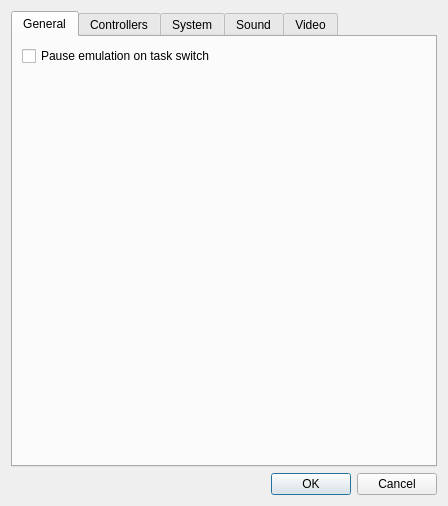
<?xml version="1.0" encoding="UTF-8"?>
<ui version="4.0">
 <class>EmulatorPrefsDialog</class>
 <widget class="QDialog" name="EmulatorPrefsDialog">
  <property name="geometry">
   <rect>
    <x>0</x>
    <y>0</y>
    <width>448</width>
    <height>506</height>
   </rect>
  </property>
  <property name="windowTitle">
   <string>Emulator Preferences</string>
  </property>
  <layout class="QGridLayout" name="gridLayout_8">
   <item row="0" column="0">
    <widget class="QTabWidget" name="tabWidget">
     <property name="currentIndex">
      <number>0</number>
     </property>
     <widget class="QWidget" name="general">
      <attribute name="title">
       <string>General</string>
      </attribute>
      <layout class="QFormLayout" name="formLayout_4">
       <item row="0" column="0">
        <widget class="QCheckBox" name="pauseOnTaskSwitch">
         <property name="text">
          <string>Pause emulation on task switch</string>
         </property>
        </widget>
       </item>
      </layout>
     </widget>
     <widget class="QWidget" name="nescontrollers">
      <attribute name="title">
       <string>Controllers</string>
      </attribute>
      <layout class="QVBoxLayout" name="verticalLayout_3">
       <property name="margin">
        <number>0</number>
       </property>
       <item>
        <layout class="QHBoxLayout" name="horizontalLayout">
         <property name="margin">
          <number>3</number>
         </property>
         <item>
          <widget class="QComboBox" name="controllerPortComboBox">
           <property name="editable">
            <bool>false</bool>
           </property>
           <item>
            <property name="text">
             <string>Controller Port 1</string>
            </property>
           </item>
           <item>
            <property name="text">
             <string>Controller Port 2</string>
            </property>
           </item>
          </widget>
         </item>
         <item>
          <widget class="QComboBox" name="controllerTypeComboBox">
           <item>
            <property name="text">
             <string>(Disconnected)</string>
            </property>
           </item>
           <item>
            <property name="text">
             <string>Standard Controller</string>
            </property>
           </item>
           <item>
            <property name="text">
             <string>Zapper</string>
            </property>
           </item>
           <item>
            <property name="text">
             <string>Vaus (Arkanoid)</string>
            </property>
           </item>
          </widget>
         </item>
        </layout>
       </item>
       <item>
        <widget class="QStackedWidget" name="controllerKeysStackedWidget">
         <property name="frameShape">
          <enum>QFrame::NoFrame</enum>
         </property>
         <property name="frameShadow">
          <enum>QFrame::Plain</enum>
         </property>
         <property name="currentIndex">
          <number>3</number>
         </property>
         <widget class="QWidget" name="noControllerPage"/>
         <widget class="QWidget" name="standardControllerPage">
          <layout class="QVBoxLayout" name="verticalLayout_4">
           <item>
            <widget class="QLabel" name="label">
             <property name="text">
              <string/>
             </property>
             <property name="pixmap">
              <pixmap resource="resource.qrc">:/resources/controller.png</pixmap>
             </property>
             <property name="alignment">
              <set>Qt::AlignCenter</set>
             </property>
            </widget>
           </item>
           <item>
            <layout class="QGridLayout" name="gridLayout">
             <item row="0" column="0">
              <widget class="QLabel" name="label_2">
               <property name="text">
                <string>Up</string>
               </property>
              </widget>
             </item>
             <item row="0" column="1">
              <widget class="QKeymapItemEdit" name="upKey">
               <property name="text">
                <string>W</string>
               </property>
               <property name="frame">
                <bool>true</bool>
               </property>
               <property name="echoMode">
                <enum>QLineEdit::Normal</enum>
               </property>
               <property name="alignment">
                <set>Qt::AlignCenter</set>
               </property>
               <property name="readOnly">
                <bool>false</bool>
               </property>
              </widget>
             </item>
             <item row="0" column="2">
              <widget class="QLabel" name="label_3">
               <property name="text">
                <string>Down</string>
               </property>
              </widget>
             </item>
             <item row="0" column="3">
              <widget class="QKeymapItemEdit" name="downKey">
               <property name="text">
                <string>S</string>
               </property>
               <property name="frame">
                <bool>true</bool>
               </property>
               <property name="echoMode">
                <enum>QLineEdit::Normal</enum>
               </property>
               <property name="alignment">
                <set>Qt::AlignCenter</set>
               </property>
               <property name="readOnly">
                <bool>false</bool>
               </property>
              </widget>
             </item>
             <item row="1" column="0">
              <widget class="QLabel" name="label_4">
               <property name="text">
                <string>Left</string>
               </property>
              </widget>
             </item>
             <item row="1" column="1">
              <widget class="QKeymapItemEdit" name="leftKey">
               <property name="text">
                <string>A</string>
               </property>
               <property name="frame">
                <bool>true</bool>
               </property>
               <property name="echoMode">
                <enum>QLineEdit::Normal</enum>
               </property>
               <property name="alignment">
                <set>Qt::AlignCenter</set>
               </property>
               <property name="readOnly">
                <bool>false</bool>
               </property>
              </widget>
             </item>
             <item row="1" column="2">
              <widget class="QLabel" name="label_5">
               <property name="text">
                <string>Right</string>
               </property>
              </widget>
             </item>
             <item row="1" column="3">
              <widget class="QKeymapItemEdit" name="rightKey">
               <property name="text">
                <string>D</string>
               </property>
               <property name="frame">
                <bool>true</bool>
               </property>
               <property name="echoMode">
                <enum>QLineEdit::Normal</enum>
               </property>
               <property name="alignment">
                <set>Qt::AlignCenter</set>
               </property>
               <property name="readOnly">
                <bool>false</bool>
               </property>
              </widget>
             </item>
             <item row="2" column="1">
              <widget class="QKeymapItemEdit" name="bKey">
               <property name="text">
                <string>.</string>
               </property>
               <property name="frame">
                <bool>true</bool>
               </property>
               <property name="echoMode">
                <enum>QLineEdit::Normal</enum>
               </property>
               <property name="alignment">
                <set>Qt::AlignCenter</set>
               </property>
               <property name="readOnly">
                <bool>false</bool>
               </property>
              </widget>
             </item>
             <item row="2" column="3">
              <widget class="QKeymapItemEdit" name="aKey">
               <property name="text">
                <string>/</string>
               </property>
               <property name="frame">
                <bool>true</bool>
               </property>
               <property name="echoMode">
                <enum>QLineEdit::Normal</enum>
               </property>
               <property name="alignment">
                <set>Qt::AlignCenter</set>
               </property>
               <property name="readOnly">
                <bool>false</bool>
               </property>
              </widget>
             </item>
             <item row="2" column="0">
              <widget class="QLabel" name="label_6">
               <property name="text">
                <string>B</string>
               </property>
              </widget>
             </item>
             <item row="2" column="2">
              <widget class="QLabel" name="label_7">
               <property name="text">
                <string>A</string>
               </property>
              </widget>
             </item>
             <item row="3" column="0">
              <widget class="QLabel" name="label_8">
               <property name="text">
                <string>Select</string>
               </property>
              </widget>
             </item>
             <item row="3" column="2">
              <widget class="QLabel" name="label_9">
               <property name="text">
                <string>Start</string>
               </property>
              </widget>
             </item>
             <item row="3" column="1">
              <widget class="QKeymapItemEdit" name="selectKey">
               <property name="text">
                <string>[</string>
               </property>
               <property name="frame">
                <bool>true</bool>
               </property>
               <property name="echoMode">
                <enum>QLineEdit::Normal</enum>
               </property>
               <property name="alignment">
                <set>Qt::AlignCenter</set>
               </property>
               <property name="readOnly">
                <bool>false</bool>
               </property>
              </widget>
             </item>
             <item row="3" column="3">
              <widget class="QKeymapItemEdit" name="startKey">
               <property name="text">
                <string>]</string>
               </property>
               <property name="frame">
                <bool>true</bool>
               </property>
               <property name="echoMode">
                <enum>QLineEdit::Normal</enum>
               </property>
               <property name="alignment">
                <set>Qt::AlignCenter</set>
               </property>
               <property name="readOnly">
                <bool>false</bool>
               </property>
              </widget>
             </item>
            </layout>
           </item>
           <item>
            <spacer name="verticalSpacer">
             <property name="orientation">
              <enum>Qt::Vertical</enum>
             </property>
             <property name="sizeHint" stdset="0">
              <size>
               <width>20</width>
               <height>40</height>
              </size>
             </property>
            </spacer>
           </item>
          </layout>
         </widget>
         <widget class="QWidget" name="zapperPage">
          <layout class="QGridLayout" name="gridLayout_12">
           <item row="0" column="0">
            <layout class="QHBoxLayout" name="horizontalLayout_3"/>
           </item>
           <item row="2" column="0">
            <layout class="QGridLayout" name="gridLayout_10">
             <item row="0" column="0">
              <widget class="QGroupBox" name="groupBox_5">
               <property name="title">
                <string>Trigger</string>
               </property>
               <layout class="QGridLayout" name="gridLayout_11">
                <item row="0" column="0">
                 <widget class="QLabel" name="label_21">
                  <property name="text">
                   <string>Key</string>
                  </property>
                 </widget>
                </item>
                <item row="0" column="1">
                 <widget class="QKeymapItemEdit" name="triggerKeyZapper">
                  <property name="text">
                   <string/>
                  </property>
                  <property name="frame">
                   <bool>true</bool>
                  </property>
                  <property name="echoMode">
                   <enum>QLineEdit::Normal</enum>
                  </property>
                  <property name="alignment">
                   <set>Qt::AlignCenter</set>
                  </property>
                  <property name="readOnly">
                   <bool>false</bool>
                  </property>
                 </widget>
                </item>
                <item row="1" column="0" colspan="2">
                 <widget class="QCheckBox" name="mouseFiresZapper">
                  <property name="text">
                   <string>Mouse Buttons</string>
                  </property>
                 </widget>
                </item>
               </layout>
              </widget>
             </item>
            </layout>
           </item>
           <item row="1" column="0">
            <spacer name="verticalSpacer_2">
             <property name="orientation">
              <enum>Qt::Vertical</enum>
             </property>
             <property name="sizeHint" stdset="0">
              <size>
               <width>20</width>
               <height>40</height>
              </size>
             </property>
            </spacer>
           </item>
          </layout>
         </widget>
         <widget class="QWidget" name="vausPage">
          <layout class="QGridLayout" name="gridLayout_9">
           <item row="0" column="0">
            <layout class="QGridLayout" name="gridLayout_15">
             <item row="0" column="0" rowspan="3">
              <widget class="QLabel" name="label_17">
               <property name="text">
                <string/>
               </property>
               <property name="pixmap">
                <pixmap resource="resource.qrc">:/resources/vaus.png</pixmap>
               </property>
              </widget>
             </item>
             <item row="2" column="1">
              <widget class="QGroupBox" name="groupBox_3">
               <property name="title">
                <string>Trigger</string>
               </property>
               <layout class="QGridLayout" name="gridLayout_6">
                <item row="0" column="0">
                 <widget class="QLabel" name="label_18">
                  <property name="text">
                   <string>Key</string>
                  </property>
                 </widget>
                </item>
                <item row="0" column="1">
                 <widget class="QKeymapItemEdit" name="triggerKeyVaus">
                  <property name="text">
                   <string/>
                  </property>
                  <property name="frame">
                   <bool>true</bool>
                  </property>
                  <property name="echoMode">
                   <enum>QLineEdit::Normal</enum>
                  </property>
                  <property name="alignment">
                   <set>Qt::AlignCenter</set>
                  </property>
                  <property name="readOnly">
                   <bool>false</bool>
                  </property>
                 </widget>
                </item>
                <item row="1" column="0" colspan="2">
                 <widget class="QCheckBox" name="mouseFiresVaus">
                  <property name="text">
                   <string>Mouse Buttons</string>
                  </property>
                 </widget>
                </item>
               </layout>
              </widget>
             </item>
             <item row="0" column="1">
              <widget class="QGroupBox" name="groupBox_4">
               <property name="title">
                <string>Knob</string>
               </property>
               <layout class="QGridLayout" name="gridLayout_7">
                <item row="0" column="0" colspan="2">
                 <widget class="QLabel" name="label_19">
                  <property name="text">
                   <string>Counter-clockwise</string>
                  </property>
                 </widget>
                </item>
                <item row="0" column="2">
                 <widget class="QKeymapItemEdit" name="ccwKeyVaus">
                  <property name="text">
                   <string/>
                  </property>
                  <property name="frame">
                   <bool>true</bool>
                  </property>
                  <property name="echoMode">
                   <enum>QLineEdit::Normal</enum>
                  </property>
                  <property name="alignment">
                   <set>Qt::AlignCenter</set>
                  </property>
                  <property name="readOnly">
                   <bool>false</bool>
                  </property>
                 </widget>
                </item>
                <item row="1" column="0" rowspan="2" colspan="2">
                 <widget class="QLabel" name="label_20">
                  <property name="text">
                   <string>Clockwise</string>
                  </property>
                 </widget>
                </item>
                <item row="1" column="2" rowspan="2">
                 <widget class="QKeymapItemEdit" name="cwKeyVaus">
                  <property name="text">
                   <string/>
                  </property>
                  <property name="frame">
                   <bool>true</bool>
                  </property>
                  <property name="echoMode">
                   <enum>QLineEdit::Normal</enum>
                  </property>
                  <property name="alignment">
                   <set>Qt::AlignCenter</set>
                  </property>
                  <property name="readOnly">
                   <bool>false</bool>
                  </property>
                 </widget>
                </item>
                <item row="3" column="0" colspan="3">
                 <widget class="QCheckBox" name="mouseMovesVaus">
                  <property name="text">
                   <string>Mouse Movements</string>
                  </property>
                 </widget>
                </item>
               </layout>
              </widget>
             </item>
             <item row="1" column="1">
              <widget class="QGroupBox" name="groupBox_6">
               <property name="title">
                <string>Trim Pot</string>
               </property>
               <layout class="QGridLayout" name="gridLayout_13">
                <item row="0" column="0">
                 <widget class="QDial" name="trimPotVaus">
                  <property name="minimum">
                   <number>13</number>
                  </property>
                  <property name="maximum">
                   <number>92</number>
                  </property>
                  <property name="orientation">
                   <enum>Qt::Horizontal</enum>
                  </property>
                  <property name="invertedAppearance">
                   <bool>false</bool>
                  </property>
                  <property name="invertedControls">
                   <bool>false</bool>
                  </property>
                  <property name="wrapping">
                   <bool>false</bool>
                  </property>
                  <property name="notchesVisible">
                   <bool>true</bool>
                  </property>
                 </widget>
                </item>
                <item row="1" column="0">
                 <widget class="QLineEdit" name="trimPotValueVaus"/>
                </item>
               </layout>
              </widget>
             </item>
            </layout>
           </item>
          </layout>
         </widget>
        </widget>
       </item>
      </layout>
     </widget>
     <widget class="QWidget" name="nessystem">
      <attribute name="title">
       <string>System</string>
      </attribute>
      <layout class="QFormLayout" name="formLayout">
       <item row="0" column="0">
        <widget class="QLabel" name="label_10">
         <property name="text">
          <string>TV Standard:</string>
         </property>
        </widget>
       </item>
       <item row="0" column="1">
        <widget class="QComboBox" name="tvStandard">
         <item>
          <property name="text">
           <string>NTSC</string>
          </property>
         </item>
         <item>
          <property name="text">
           <string>PAL</string>
          </property>
         </item>
        </widget>
       </item>
       <item row="1" column="0" colspan="2">
        <widget class="QCheckBox" name="pauseOnKIL">
         <property name="text">
          <string>Pause emulator on KIL opcodes</string>
         </property>
        </widget>
       </item>
      </layout>
     </widget>
     <widget class="QWidget" name="nessound">
      <attribute name="title">
       <string>Sound</string>
      </attribute>
      <layout class="QGridLayout" name="gridLayout_2">
       <item row="0" column="0" colspan="2">
        <widget class="QGroupBox" name="groupBox">
         <property name="title">
          <string>Channel Enables</string>
         </property>
         <layout class="QGridLayout" name="gridLayout_3">
          <item row="0" column="0">
           <widget class="QCheckBox" name="square1">
            <property name="text">
             <string>Square 1</string>
            </property>
           </widget>
          </item>
          <item row="0" column="1">
           <widget class="QCheckBox" name="square2">
            <property name="text">
             <string>Square 2</string>
            </property>
           </widget>
          </item>
          <item row="0" column="2">
           <widget class="QCheckBox" name="triangle">
            <property name="text">
             <string>Triangle</string>
            </property>
           </widget>
          </item>
          <item row="0" column="3">
           <widget class="QCheckBox" name="noise">
            <property name="text">
             <string>Noise</string>
            </property>
           </widget>
          </item>
          <item row="0" column="4">
           <widget class="QCheckBox" name="dmc">
            <property name="text">
             <string>DMC</string>
            </property>
           </widget>
          </item>
         </layout>
        </widget>
       </item>
       <item row="1" column="0" colspan="2">
        <widget class="QGroupBox" name="groupBox_2">
         <property name="title">
          <string>Equalizer</string>
         </property>
         <layout class="QGridLayout" name="gridLayout_4">
          <item row="1" column="0">
           <widget class="QSlider" name="square1Eq">
            <property name="maximum">
             <number>100</number>
            </property>
            <property name="sliderPosition">
             <number>50</number>
            </property>
            <property name="orientation">
             <enum>Qt::Vertical</enum>
            </property>
            <property name="tickPosition">
             <enum>QSlider::TicksBothSides</enum>
            </property>
            <property name="tickInterval">
             <number>50</number>
            </property>
           </widget>
          </item>
          <item row="1" column="1">
           <widget class="QSlider" name="square2Eq">
            <property name="maximum">
             <number>100</number>
            </property>
            <property name="value">
             <number>50</number>
            </property>
            <property name="orientation">
             <enum>Qt::Vertical</enum>
            </property>
            <property name="tickPosition">
             <enum>QSlider::TicksBothSides</enum>
            </property>
            <property name="tickInterval">
             <number>50</number>
            </property>
           </widget>
          </item>
          <item row="1" column="2">
           <widget class="QSlider" name="triangleEq">
            <property name="maximum">
             <number>100</number>
            </property>
            <property name="value">
             <number>50</number>
            </property>
            <property name="orientation">
             <enum>Qt::Vertical</enum>
            </property>
            <property name="tickPosition">
             <enum>QSlider::TicksBothSides</enum>
            </property>
            <property name="tickInterval">
             <number>50</number>
            </property>
           </widget>
          </item>
          <item row="1" column="3">
           <widget class="QSlider" name="noiseEq">
            <property name="maximum">
             <number>100</number>
            </property>
            <property name="value">
             <number>50</number>
            </property>
            <property name="orientation">
             <enum>Qt::Vertical</enum>
            </property>
            <property name="tickPosition">
             <enum>QSlider::TicksBothSides</enum>
            </property>
            <property name="tickInterval">
             <number>50</number>
            </property>
           </widget>
          </item>
          <item row="1" column="4">
           <widget class="QSlider" name="dmcEq">
            <property name="maximum">
             <number>100</number>
            </property>
            <property name="value">
             <number>50</number>
            </property>
            <property name="orientation">
             <enum>Qt::Vertical</enum>
            </property>
            <property name="tickPosition">
             <enum>QSlider::TicksBothSides</enum>
            </property>
            <property name="tickInterval">
             <number>50</number>
            </property>
           </widget>
          </item>
          <item row="0" column="0">
           <widget class="QLabel" name="label_11">
            <property name="text">
             <string>Square 1</string>
            </property>
           </widget>
          </item>
          <item row="0" column="1">
           <widget class="QLabel" name="label_12">
            <property name="text">
             <string>Square 2</string>
            </property>
           </widget>
          </item>
          <item row="0" column="2">
           <widget class="QLabel" name="label_13">
            <property name="text">
             <string>Triangle</string>
            </property>
           </widget>
          </item>
          <item row="0" column="3">
           <widget class="QLabel" name="label_14">
            <property name="text">
             <string>Noise</string>
            </property>
           </widget>
          </item>
          <item row="0" column="4">
           <widget class="QLabel" name="label_15">
            <property name="text">
             <string>DMC</string>
            </property>
           </widget>
          </item>
         </layout>
        </widget>
       </item>
      </layout>
     </widget>
     <widget class="QWidget" name="nesvideo">
      <attribute name="title">
       <string>Video</string>
      </attribute>
      <layout class="QFormLayout" name="formLayout_2">
       <item row="0" column="0">
        <widget class="QLabel" name="label_16">
         <property name="text">
          <string>Window Integer Scaling Factor:</string>
         </property>
        </widget>
       </item>
       <item row="0" column="1">
        <widget class="QComboBox" name="scalingFactor">
         <item>
          <property name="text">
           <string>1X (256x240)</string>
          </property>
         </item>
         <item>
          <property name="text">
           <string>2X (512x480)</string>
          </property>
         </item>
         <item>
          <property name="text">
           <string>3X (768x720)</string>
          </property>
         </item>
         <item>
          <property name="text">
           <string>4X (1024x960)</string>
          </property>
         </item>
        </widget>
       </item>
      </layout>
     </widget>
    </widget>
   </item>
   <item row="1" column="0">
    <widget class="QDialogButtonBox" name="buttonBox">
     <property name="orientation">
      <enum>Qt::Horizontal</enum>
     </property>
     <property name="standardButtons">
      <set>QDialogButtonBox::Cancel|QDialogButtonBox::Ok</set>
     </property>
    </widget>
   </item>
  </layout>
 </widget>
 <customwidgets>
  <customwidget>
   <class>QKeymapItemEdit</class>
   <extends>QLineEdit</extends>
   <header location="global">qkeymapitemedit.h</header>
  </customwidget>
 </customwidgets>
 <resources>
  <include location="resource.qrc"/>
 </resources>
 <connections>
  <connection>
   <sender>buttonBox</sender>
   <signal>accepted()</signal>
   <receiver>EmulatorPrefsDialog</receiver>
   <slot>accept()</slot>
   <hints>
    <hint type="sourcelabel">
     <x>248</x>
     <y>254</y>
    </hint>
    <hint type="destinationlabel">
     <x>157</x>
     <y>274</y>
    </hint>
   </hints>
  </connection>
  <connection>
   <sender>buttonBox</sender>
   <signal>rejected()</signal>
   <receiver>EmulatorPrefsDialog</receiver>
   <slot>reject()</slot>
   <hints>
    <hint type="sourcelabel">
     <x>316</x>
     <y>260</y>
    </hint>
    <hint type="destinationlabel">
     <x>286</x>
     <y>274</y>
    </hint>
   </hints>
  </connection>
 </connections>
</ui>
